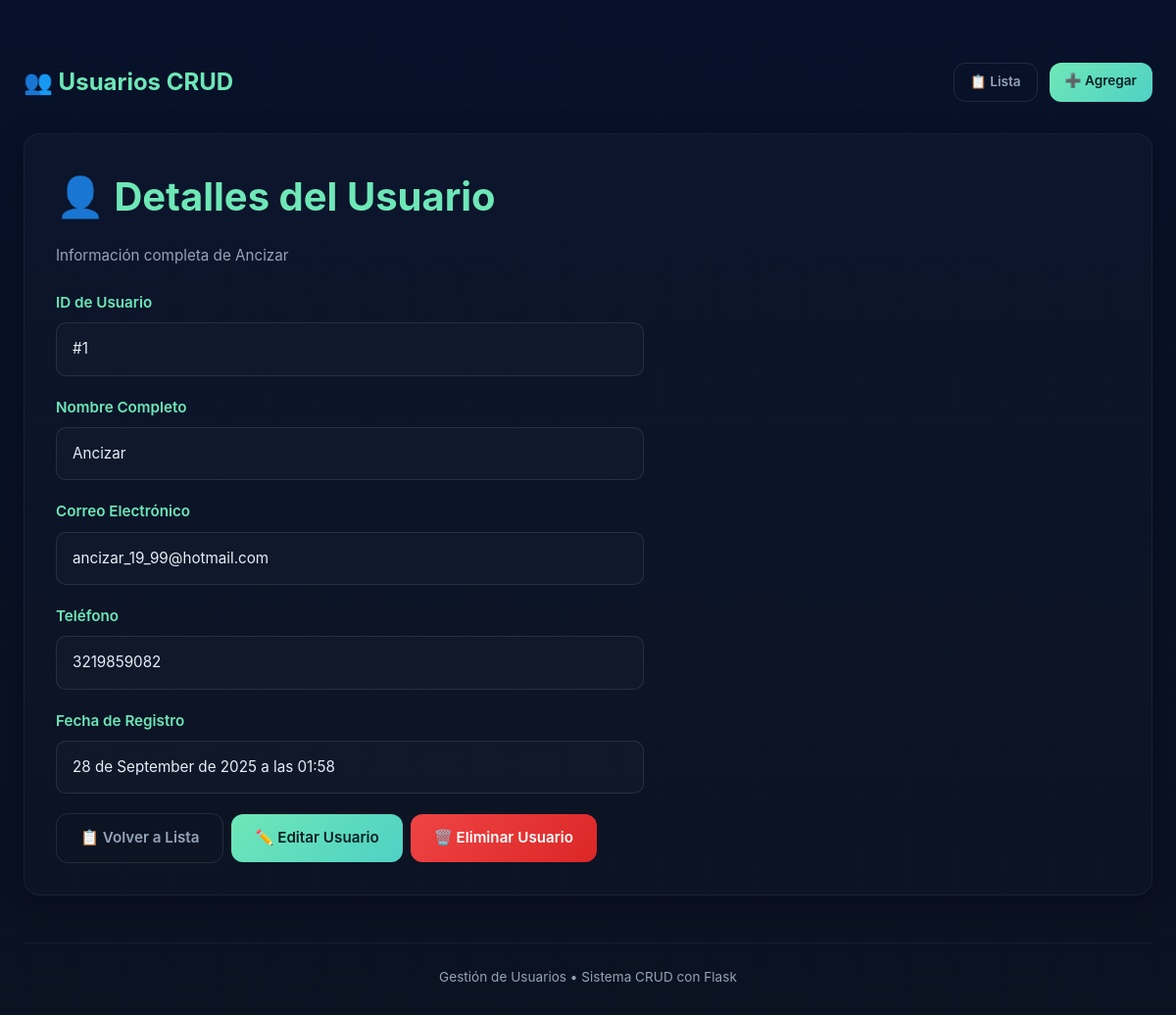
Page /ver/1 on the earlier database version.
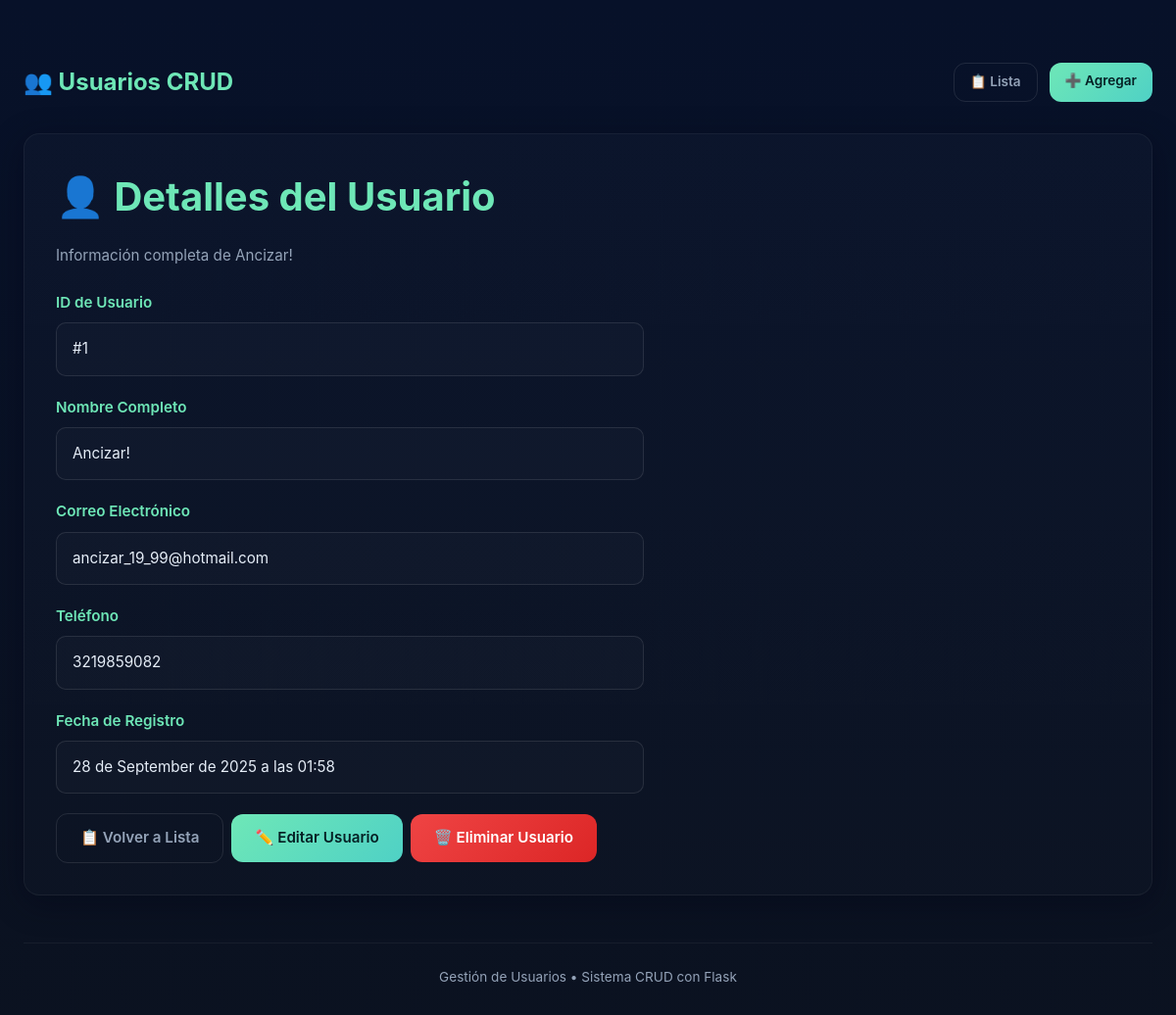
Same page on the later database version.
### app.py (models this page shows, shortened)
class Usuario(db.Model):
    __tablename__ = 'usuarios'
    id = db.Column(db.Integer, primary_key=True)
    nombre = db.Column(db.String(100), nullable=False)
    email = db.Column(db.String(120), unique=True, nullable=False)
    telefono = db.Column(db.String(20), nullable=True)
    fecha_creacion = db.Column(db.DateTime, default=datetime.utcnow)

### app.py (the view)
@app.route('/ver/<int:id>')
def ver(id):
    usuario = Usuario.query.get_or_404(id)
    return render_template('ver.html', usuario=usuario)

### templates/ver.html (shortened to what this page needs)
{% extends "base.html" %}
{% block content %}
<div class="card">
    <h1>👤 Detalles del Usuario</h1>
    <p class="muted mb-24">Información completa de {{ usuario.nombre }}</p>
    <div class="form">
        <div class="form-group">
            <label>ID de Usuario</label>
            <div class="form-control" style="background: rgba(255,255,255,0.02); cursor: default;">
                #{{ usuario.id }}
            </div>
        </div>
        <div class="form-group">
            <label>Nombre Completo</label>
            <div class="form-control" style="background: rgba(255,255,255,0.02); cursor: default;">
                {{ usuario.nombre }}
            </div>
        </div>
        <div class="form-group">
            <label>Correo Electrónico</label>
            <div class="form-control" style="background: rgba(255,255,255,0.02); cursor: default;">
                {{ usuario.email }}
            </div>
        </div>
        <div class="form-group">
            <label>Teléfono</label>
            <div class="form-control" style="background: rgba(255,255,255,0.02); cursor: default;">
                {{ usuario.telefono or 'No especificado' }}
            </div>
        </div>
        <div class="form-group">
            <label>Fecha de Registro</label>
            <div class="form-control" style="background: rgba(255,255,255,0.02); cursor: default;">
                {{ usuario.fecha_creacion.strftime('%d de %B de %Y a las %H:%M') }}
            </div>
        </div>
        <div class="actions">
            <a href="{{ url_for('index') }}" class="btn btn-secondary">📋 Volver a Lista</a>
            <a href="{{ url_for('editar', id=usuario.id) }}" class="btn btn-primary">✏️ Editar Usuario</a>
            <a href="{{ url_for('eliminar', id=usuario.id) }}"
               class="btn btn-danger"
               onclick="return confirm('¿Estás seguro de que deseas eliminar a {{ usuario.nombre }}?')">
               🗑️ Eliminar Usuario
            </a>
        </div>
    </div>
</div>
{% endblock %}

Differences in the rows shown:
changed Usuario "ancizar_19_99@hotmail.com": nombre "Ancizar" → "Ancizar!"
